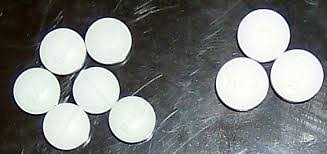
#> input picture images/coins.jpg, 327 x 154 px, found by its file name
$ python houghCircle.py
#> lines starting #> are read from the running program, lines starting #| are printed output that depends on the picture
import cv2
from cv2 import THRESH_BINARY
import numpy as np

img = cv2.imread('images/coins.jpg')
#> img is the input picture: shape (154, 327, 3); mean B, G, R 128, 129, 126.4
# 그레이 스케일 변환 ---①
gray = cv2.cvtColor(img, cv2.COLOR_BGR2GRAY)
# 노이즈 제거를 위한 가우시안 블러 ---②
blur = cv2.GaussianBlur(gray, (3,3), 0)
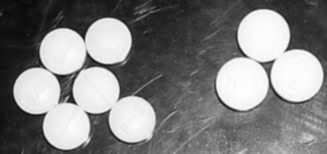
#> blur: shape (154, 327); min 9, max 255, mean 128.1
# 허프 원 변환 적용( dp=1.2, minDist=30, cany_max=200 ) ---③
circles = cv2.HoughCircles(blur, cv2.HOUGH_GRADIENT, 1, 30, maxRadius=500)
#> circles = None
if circles is not None:
    circles = np.uint16(np.around(circles))
    for i in circles[0,:]:
        # 원 둘레에 초록색 원 그리기
        cv2.circle(img,(i[0], i[1]), i[2], (0, 255, 0), 2)
        # 원 중심점에 빨강색 원 그리기
        cv2.circle(img, (i[0], i[1]), 2, (0,0,255), 5)

# 결과 출력
cv2.imshow('hough circle', img)
cv2.imshow('blur', blur)
cv2.waitKey(0)
cv2.destroyAllWindows()
